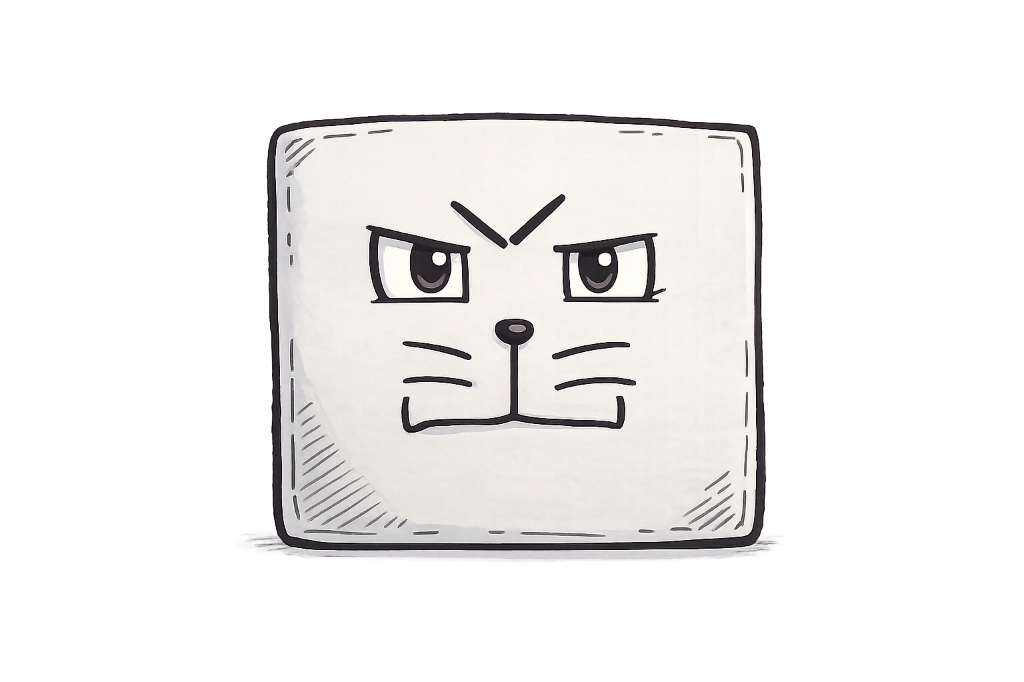
#> input picture boss_square_raw.png, 1024 x 682 px
$ python process_boss_square.py
#> lines starting #> are read from the running program, lines starting #| are printed output that depends on the picture
from PIL import Image
import os

def process_boss_square(image_path, output_path):
#> called with image_path = 'boss_square_raw.png', output_path = 'boss_square.png'
    try:
        img = Image.open(image_path).convert("RGBA")
#> img is the input picture: PIL image 1024x682 RGBA; mean R, G, B, A 66.5, 65.3, 64.6, 78.8

        # Remove white/light background and make it transparent
        data = img.getdata()
        new_data = []
        for item in data:
            # If color is close to white, make transparent
            if item[0] > 230 and item[1] > 230 and item[2] > 230:
                new_data.append((255, 255, 255, 0))
            else:
                new_data.append(item)
#> after the loop, new_data = 698368 items
        img.putdata(new_data)
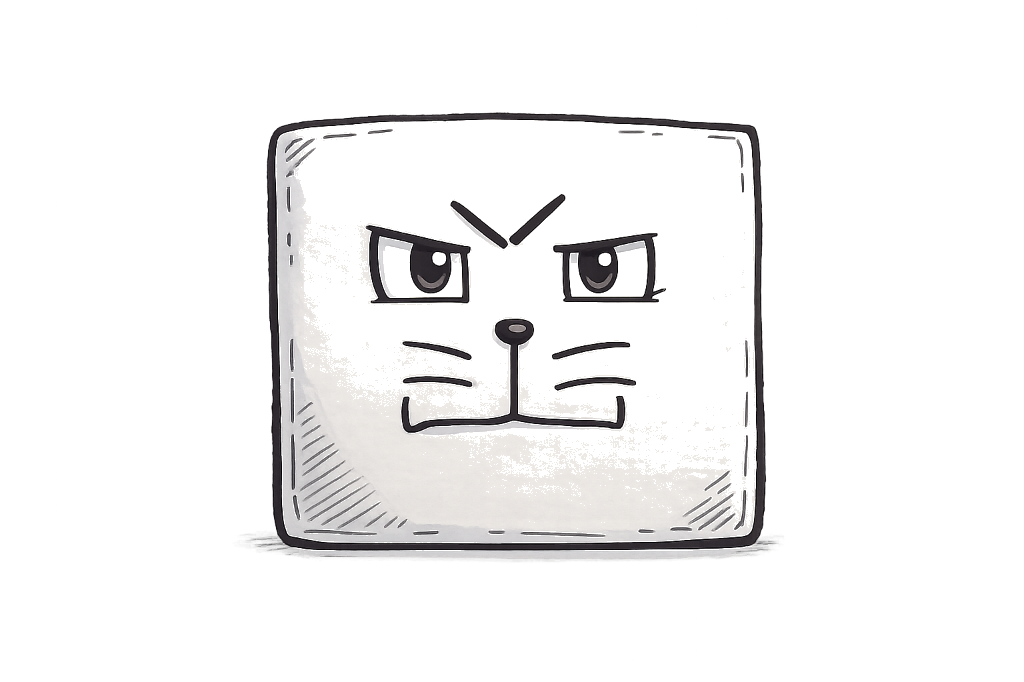
#> img: PIL image 1024x682 RGBA; mean R, G, B, A 68.3, 67.8, 67.8, 34.7; transparent parts drawn white

        # Auto-trim the transparent borders for a perfect tight crop
        bbox = img.getbbox()
#> bbox = (8, 0, 1017, 682)
        if bbox:
            perfect_crop = img.crop(bbox)
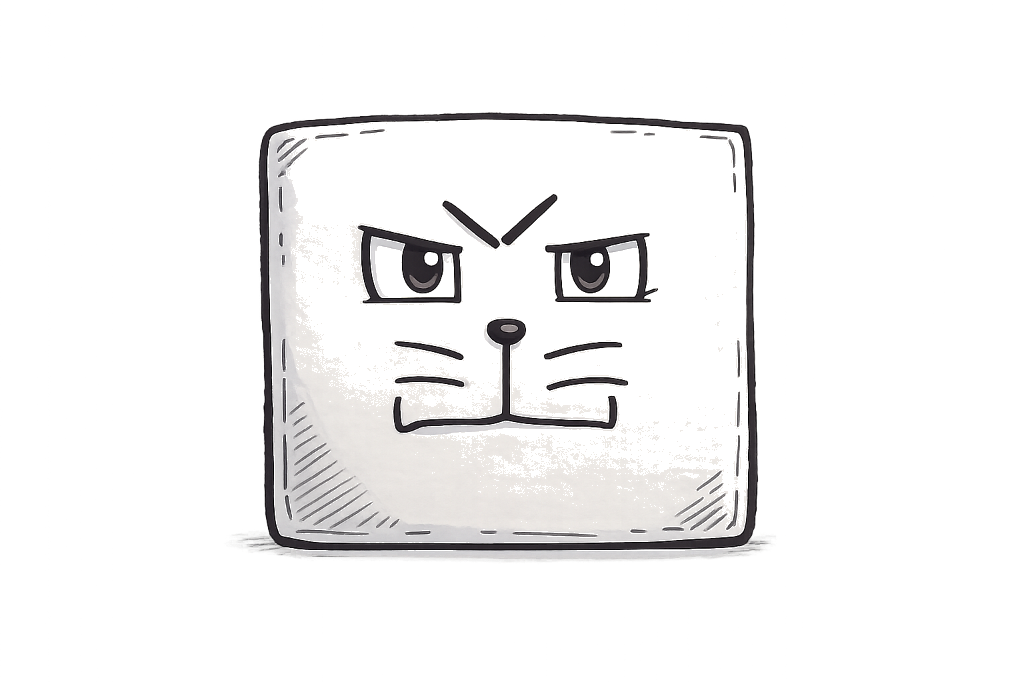
#> perfect_crop: PIL image 1009x682 RGBA; mean R, G, B, A 69.3, 68.8, 68.8, 35.2; transparent parts drawn white
            perfect_crop.save(output_path)
            print("Successfully processed and saved the square boss sprite!")
        else:
            print("Warning: Blank bounding box for boss.")

    except Exception as e:
        print(f"Error processing boss: {e}")

if __name__ == "__main__":
    process_boss_square("boss_square_raw.png", "boss_square.png")

$ run again, with ChatGPT Image 28 feb 2026, 08_42_18 a.m..png copied over boss_square_raw.png
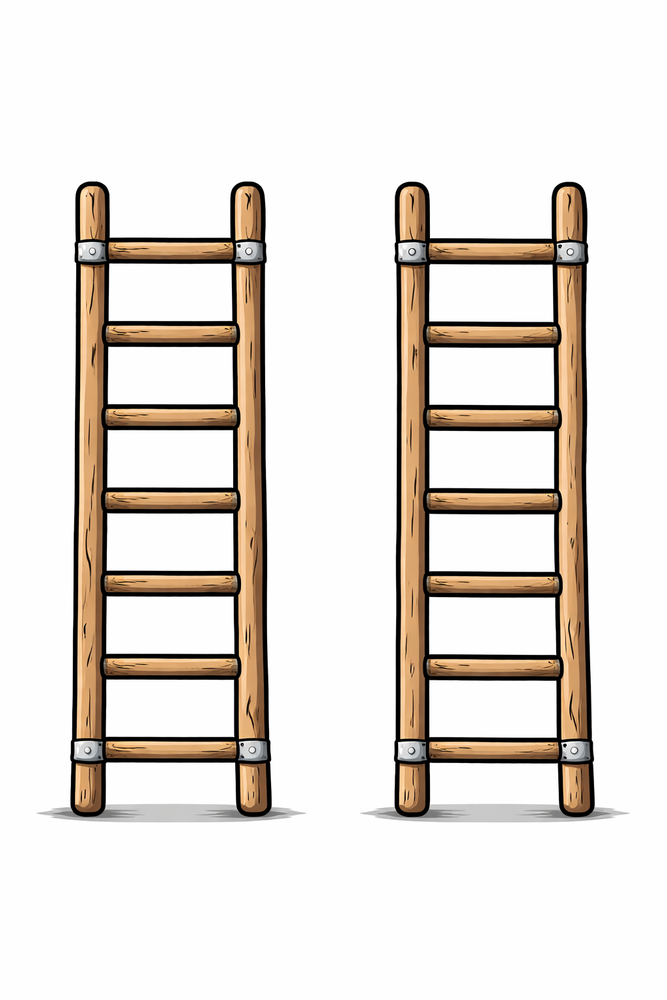
#> input picture ChatGPT Image 28 feb 2026, 08_42_18 a.m..png, 667 x 1000 px, shrunk from 1024 x 1536 before the run
#> after the loop in process_boss_square, `for item in data:`: new_data = 667000 items
#> bbox = (37, 181, 630, 822)
#> in process_boss_square, `perfect_crop = img.crop(bbox)`:
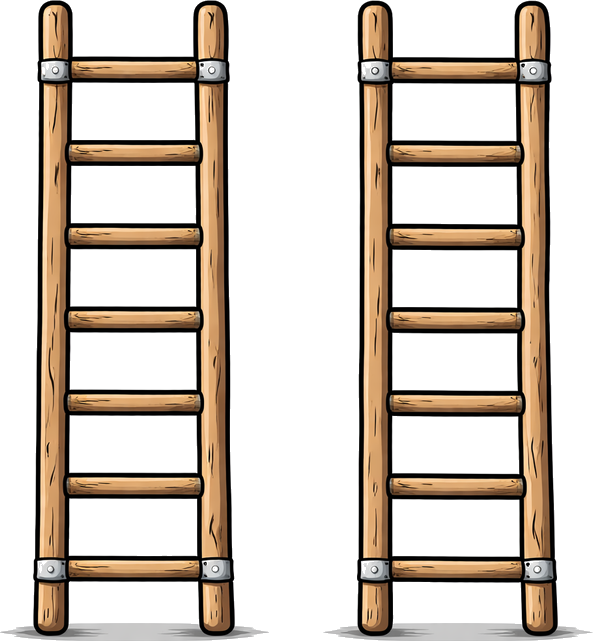
#> perfect_crop: PIL image 593x641 RGBA; mean R, G, B, A 211.6, 201.4, 191.3, 94.2; transparent parts drawn white

$ run again, with ChatGPT Image 28 feb 2026, 08_50_06 a.m..png copied over boss_square_raw.png
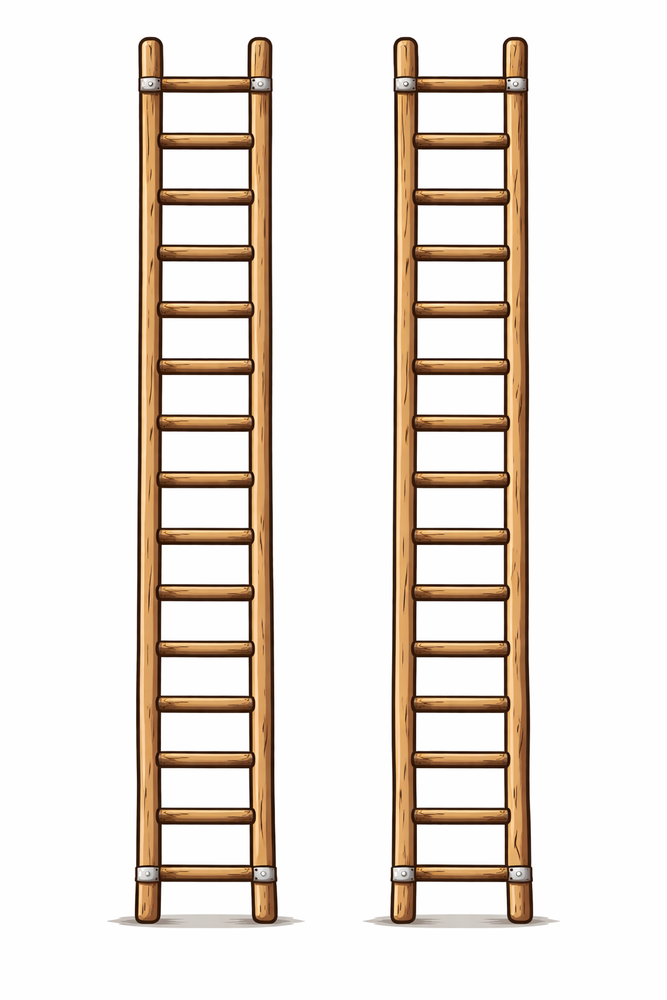
#> input picture ChatGPT Image 28 feb 2026, 08_50_06 a.m..png, 667 x 1000 px, shrunk from 1024 x 1536 before the run
#> after the loop in process_boss_square, `for item in data:`: new_data = 667000 items
#> bbox = (107, 36, 560, 928)
#> in process_boss_square, `perfect_crop = img.crop(bbox)`:
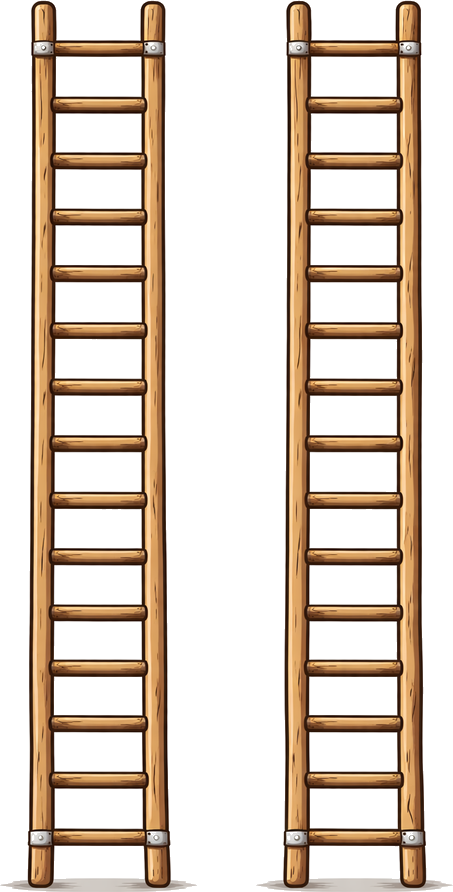
#> perfect_crop: PIL image 453x892 RGBA; mean R, G, B, A 221.2, 207.3, 194.2, 88.2; transparent parts drawn white
